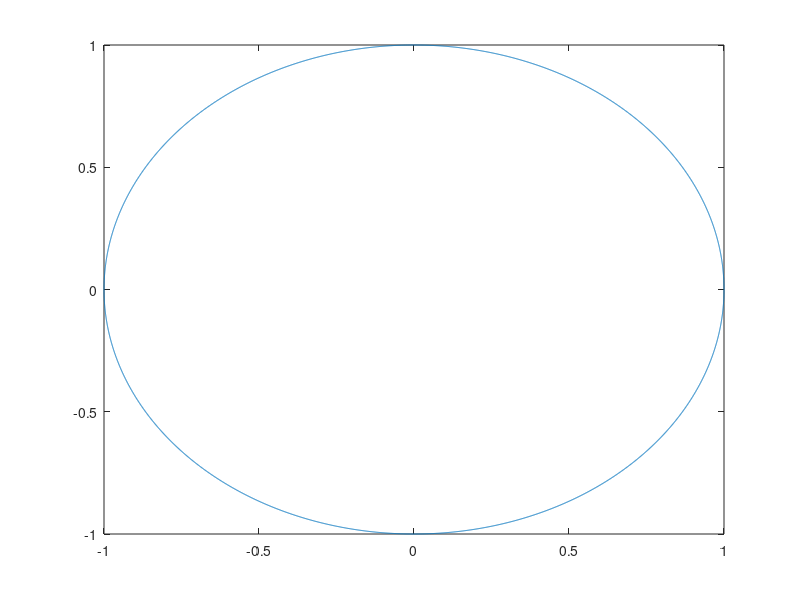

This figure's MATLAB source:
%This is way to program how to plot a circle with matlab
x =0;
y =0;
rad = 4;
th = 0:0.001:2*pi;
a = sin(th);
b = cos(th);
plot(a,b);